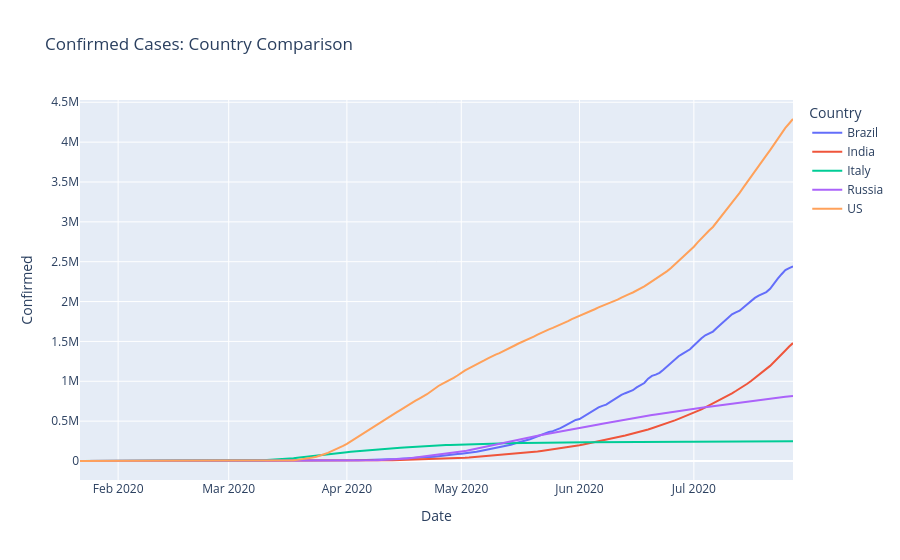

The cell this chart's notebook holds for it:
### Code cell
countries_to_compare = ["India", "US", "Brazil", "Russia", "Italy"]
comp = df[df["Country"].isin(countries_to_compare)]
comp = comp.groupby(["Date", "Country"])["Confirmed"].sum().reset_index()

fig = px.line(comp, x="Date", y="Confirmed", color="Country",
              title="Confirmed Cases: Country Comparison")
fig.show()

### Figure 1 — Plotly figure (JSON) as saved in the notebook; plotly's stock layout.template omitted (floating-point values rounded to 4 significant figures; data arrays with more than 128 entries replaced by an {"elided": "..."} marker saying what was removed)
{"data": [{"hovertemplate": "Country=Brazil<br>Date=%{x}<br>Confirmed=%{y}<extra></extra>", "legendgroup": "Brazil", "line": {"color": "#636efa", "dash": "solid"}, "marker": {"symbol": "circle"}, "mode": "lines", "name": "Brazil", "orientation": "v", "showlegend": true, "type": "scatter", "x": {"elided": "188 str values"}, "xaxis": "x", "y": {"elided": "188 int values"}, "yaxis": "y"}, {"hovertemplate": "Country=India<br>Date=%{x}<br>Confirmed=%{y}<extra></extra>", "legendgroup": "India", "line": {"color": "#EF553B", "dash": "solid"}, "marker": {"symbol": "circle"}, "mode": "lines", "name": "India", "orientation": "v", "showlegend": true, "type": "scatter", "x": {"elided": "188 str values"}, "xaxis": "x", "y": {"elided": "188 int values"}, "yaxis": "y"}, {"hovertemplate": "Country=Italy<br>Date=%{x}<br>Confirmed=%{y}<extra></extra>", "legendgroup": "Italy", "line": {"color": "#00cc96", "dash": "solid"}, "marker": {"symbol": "circle"}, "mode": "lines", "name": "Italy", "orientation": "v", "showlegend": true, "type": "scatter", "x": {"elided": "188 str values"}, "xaxis": "x", "y": {"elided": "188 int values"}, "yaxis": "y"}, {"hovertemplate": "Country=Russia<br>Date=%{x}<br>Confirmed=%{y}<extra></extra>", "legendgroup": "Russia", "line": {"color": "#ab63fa", "dash": "solid"}, "marker": {"symbol": "circle"}, "mode": "lines", "name": "Russia", "orientation": "v", "showlegend": true, "type": "scatter", "x": {"elided": "188 str values"}, "xaxis": "x", "y": {"elided": "188 int values"}, "yaxis": "y"}, {"hovertemplate": "Country=US<br>Date=%{x}<br>Confirmed=%{y}<extra></extra>", "legendgroup": "US", "line": {"color": "#FFA15A", "dash": "solid"}, "marker": {"symbol": "circle"}, "mode": "lines", "name": "US", "orientation": "v", "showlegend": true, "type": "scatter", "x": {"elided": "188 str values"}, "xaxis": "x", "y": {"elided": "188 int values"}, "yaxis": "y"}], "layout": {"legend": {"title": {"text": "Country"}, "tracegroupgap": 0}, "title": {"text": "Confirmed Cases: Country Comparison"}, "xaxis": {"anchor": "y", "domain": [0, 1], "title": {"text": "Date"}}, "yaxis": {"anchor": "x", "domain": [0, 1], "title": {"text": "Confirmed"}}}}
